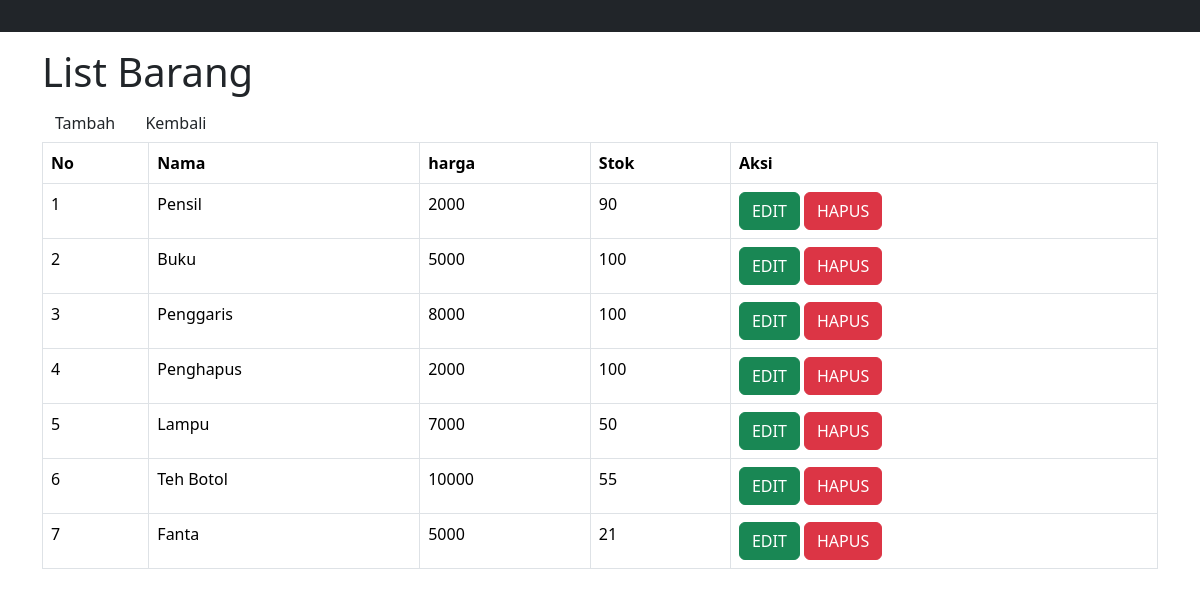
/admin/barang.php, run on the app's committed database.
### tables this page shows
CREATE TABLE `barang` (
  `id_barang` int(11) NOT NULL,
  `nama` varchar(100) NOT NULL,
  `harga` int(20) NOT NULL,
  `stok` int(20) NOT NULL
);

### admin/barang.php (the view, shortened to what this page needs)
<?php
include 'header.php';
?>
<div class="container mt-3">
	<h1>List Barang</h1>
	<a href="barang_add.php" class="btn btn-default">Tambah</a>
    <a href="index.php" class="btn btn-default">Kembali</a>
      <table class="table table-bordered">
		<tr>
			<th>No</th>
			<th>Nama</th>
			<th>harga</th>
			<th>Stok</th>
			<th>Aksi</th>
		</tr>
		<?php
		include '../koneksi.php';
		$data = mysqli_query($koneksi,"select * from barang");
		while($d = mysqli_fetch_array($data)){
			?>
			<tr>
				<td><?php echo $d['id_barang'] ?></td>
				<td><?php echo $d['nama']; ?></td>
				<td><?php echo $d['harga']; ?></td>
				<td><?php echo $d['stok']; ?></td>
				<td>
					<a href="barang_update.php?id=<?php echo $d['id_barang']; ?>" class="btn btn-success">EDIT</a>
					<a href="barang_delete.php?id=<?php echo $d['id_barang']; ?>" class="btn btn-danger">HAPUS</a>
				</td>
			</tr>
			<?php
		}
		?>
	</table>
</body>
</html>

### admin/header.php (shortened to what this page needs)
<!DOCTYPE html>
<html lang="en">
<head>
  <link href="https://cdn.jsdelivr.net/npm/bootstrap@5.3.2/dist/css/bootstrap.min.css" rel="stylesheet">
</head>
<body>
<nav class="navbar navbar-expand-sm bg-dark navbar-dark">
  <div class="container-fluid">
    <div class="collapse navbar-collapse" id="collapsibleNavbar">
      <ul class="navbar-nav">
        <li class="nav-item">
          <a class="nav-link" href="barang.php"></a>
        </li>
        <li>
           <a class="nav-link" href="user.php"></a>
         </li>
         <li class="nav-item">
          <a class="nav-link" href="kasir.php"></a>
        </li>
         <li class="nav-item">
          <a class="nav-link" href="transaksi.php"></a>
        </li>
         <li class="nav-item">
          <a class="nav-link" href="../logout.php"></a>
        </li>
      </ul>
    </div>
  </div>
</nav>
</body>
</html>

### data on the page
barang: id_barang "1", nama "Pensil", harga "2000", stok "90"
barang: id_barang "2", nama "Buku", harga "5000", stok "100"
barang: id_barang "3", nama "Penggaris", harga "8000", stok "100"
barang: id_barang "4", nama "Penghapus", harga "2000", stok "100"
barang: id_barang "5", nama "Lampu", harga "7000", stok "50"
barang: id_barang "6", nama "Teh Botol", harga "10000", stok "55"
barang: id_barang "7", nama "Fanta", harga "5000", stok "21"
